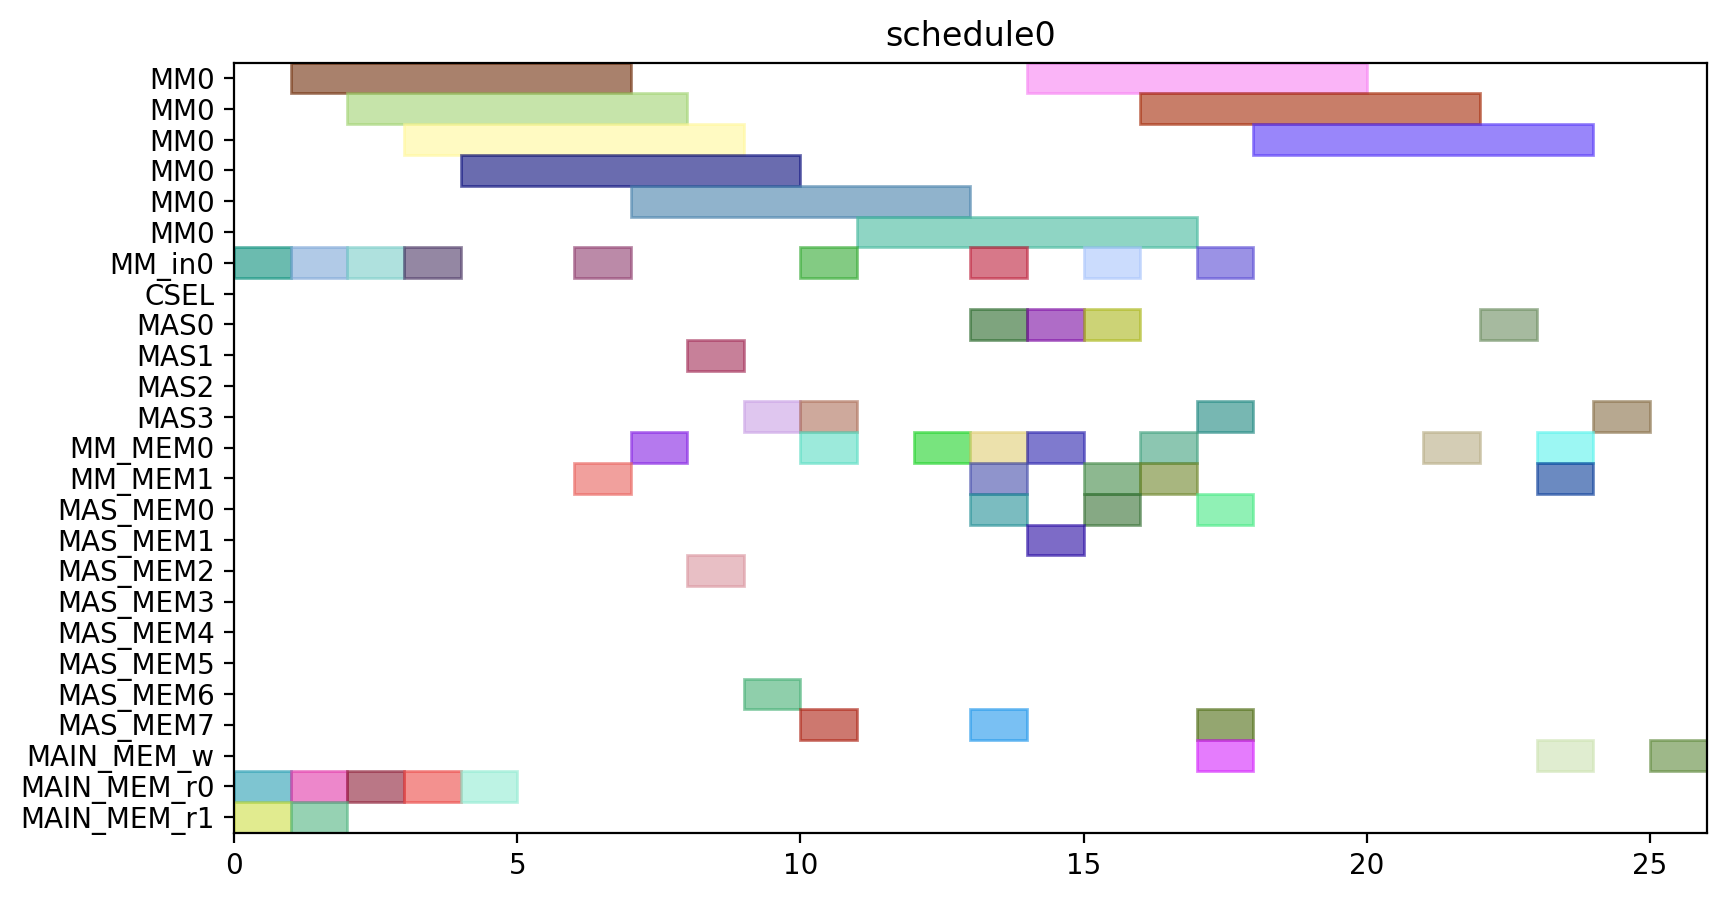

Source code (Python):
from pyschedule import Scenario, solvers, plotters, alt


def solve():
	horizon = 90
	S = Scenario("schedule0", horizon=horizon)

	# resource
	MM = S.Resources('MM', num=1, size=6)
	MM_in = S.Resources('MM_in', num=1)
	CSEL = S.Resource('CSEL')
	MAS = S.Resources('MAS', num=4, size=1, periods=range(1, horizon))
	MM_MEM = S.Resources('MM_MEM', num=2)
	MAS_MEM = S.Resources('MAS_MEM', num=8)
	MAIN_MEM_w = S.Resource('MAIN_MEM_w', size=1)
	MAIN_MEM_r = S.Resources('MAIN_MEM_r', num=2)

	# result of previous scheduling

	# new tasks
	t0_in = S.Task('t0_in', length=1, delay_cost=1)
	t0_in += alt(MM_in)
	t0 = S.Task('t0', length=6, delay_cost=1)
	t0 += alt(MM)
	S += t0>=t0_in

	t0_mem0 = S.Task('t0_mem0', length=1, delay_cost=1)
	t0_mem0 += MAIN_MEM_r[0]
	t3_in = S.Task('t3_in', length=1, delay_cost=1)
	t3_in += alt(MM_in)
	t3 = S.Task('t3', length=6, delay_cost=1)
	t3 += alt(MM)
	S += t3>=t3_in

	t3_mem0 = S.Task('t3_mem0', length=1, delay_cost=1)
	t3_mem0 += MAIN_MEM_r[0]
	t3_mem1 = S.Task('t3_mem1', length=1, delay_cost=1)
	t3_mem1 += MAIN_MEM_r[1]
	t1_in = S.Task('t1_in', length=1, delay_cost=1)
	t1_in += alt(MM_in)
	t1 = S.Task('t1', length=6, delay_cost=1)
	t1 += alt(MM)
	S += t1>=t1_in

	t1_mem0 = S.Task('t1_mem0', length=1, delay_cost=1)
	t1_mem0 += MAIN_MEM_r[0]
	t1_mem1 = S.Task('t1_mem1', length=1, delay_cost=1)
	t1_mem1 += MAIN_MEM_r[1]
	t2_in = S.Task('t2_in', length=1, delay_cost=1)
	t2_in += alt(MM_in)
	t2 = S.Task('t2', length=6, delay_cost=1)
	t2 += alt(MM)
	S += t2>=t2_in

	t2_mem0 = S.Task('t2_mem0', length=1, delay_cost=1)
	t2_mem0 += MAIN_MEM_r[0]
	t4_in = S.Task('t4_in', length=1, delay_cost=1)
	t4_in += alt(MM_in)
	t4 = S.Task('t4', length=6, delay_cost=1)
	t4 += alt(MM)
	S += t4>=t4_in

	t4_mem0 = S.Task('t4_mem0', length=1, delay_cost=1)
	t4_mem0 += MAIN_MEM_r[0]
	t4_mem1 = S.Task('t4_mem1', length=1, delay_cost=1)
	t4_mem1 += alt(MM_MEM)
	S += (t2*MM[0])-1 < t4_mem1*MM_MEM[1]
	S += t4_mem1 <= t4

	t5 = S.Task('t5', length=1, delay_cost=1)
	t5 += alt(MAS)

	t5_mem0 = S.Task('t5_mem0', length=1, delay_cost=1)
	t5_mem0 += alt(MM_MEM)
	S += (t0*MM[0])-1 < t5_mem0*MM_MEM[0]
	S += t5_mem0 <= t5

	t6 = S.Task('t6', length=1, delay_cost=1)
	t6 += alt(MAS)

	t6_mem0 = S.Task('t6_mem0', length=1, delay_cost=1)
	t6_mem0 += alt(MAS_MEM)
	S += (t5*MAS[0])-1 < t6_mem0*MAS_MEM[0]
	S += (t5*MAS[1])-1 < t6_mem0*MAS_MEM[2]
	S += (t5*MAS[2])-1 < t6_mem0*MAS_MEM[4]
	S += (t5*MAS[3])-1 < t6_mem0*MAS_MEM[6]
	S += t6_mem0 <= t6

	t9 = S.Task('t9', length=1, delay_cost=1)
	t9 += alt(MAS)

	t9_mem0 = S.Task('t9_mem0', length=1, delay_cost=1)
	t9_mem0 += alt(MM_MEM)
	S += (t0*MM[0])-1 < t9_mem0*MM_MEM[0]
	S += t9_mem0 <= t9

	t9_mem1 = S.Task('t9_mem1', length=1, delay_cost=1)
	t9_mem1 += alt(MM_MEM)
	S += (t4*MM[0])-1 < t9_mem1*MM_MEM[1]
	S += t9_mem1 <= t9

	t10 = S.Task('t10', length=1, delay_cost=1)
	t10 += alt(MAS)

	t10_mem0 = S.Task('t10_mem0', length=1, delay_cost=1)
	t10_mem0 += alt(MM_MEM)
	S += (t4*MM[0])-1 < t10_mem0*MM_MEM[0]
	S += t10_mem0 <= t10

	t7 = S.Task('t7', length=1, delay_cost=1)
	t7 += alt(MAS)

	t7_mem0 = S.Task('t7_mem0', length=1, delay_cost=1)
	t7_mem0 += alt(MAS_MEM)
	S += (t6*MAS[0])-1 < t7_mem0*MAS_MEM[0]
	S += (t6*MAS[1])-1 < t7_mem0*MAS_MEM[2]
	S += (t6*MAS[2])-1 < t7_mem0*MAS_MEM[4]
	S += (t6*MAS[3])-1 < t7_mem0*MAS_MEM[6]
	S += t7_mem0 <= t7

	t11 = S.Task('t11', length=1, delay_cost=1)
	t11 += alt(MAS)

	t11_mem0 = S.Task('t11_mem0', length=1, delay_cost=1)
	t11_mem0 += alt(MAS_MEM)
	S += (t10*MAS[0])-1 < t11_mem0*MAS_MEM[0]
	S += (t10*MAS[1])-1 < t11_mem0*MAS_MEM[2]
	S += (t10*MAS[2])-1 < t11_mem0*MAS_MEM[4]
	S += (t10*MAS[3])-1 < t11_mem0*MAS_MEM[6]
	S += t11_mem0 <= t11

	t11_mem1 = S.Task('t11_mem1', length=1, delay_cost=1)
	t11_mem1 += alt(MM_MEM)
	S += (t4*MM[0])-1 < t11_mem1*MM_MEM[1]
	S += t11_mem1 <= t11

	t8_in = S.Task('t8_in', length=1, delay_cost=1)
	t8_in += alt(MM_in)
	t8 = S.Task('t8', length=6, delay_cost=1)
	t8 += alt(MM)
	S += t8>=t8_in

	t8_mem0 = S.Task('t8_mem0', length=1, delay_cost=1)
	t8_mem0 += alt(MM_MEM)
	S += (t4*MM[0])-1 < t8_mem0*MM_MEM[0]
	S += t8_mem0 <= t8

	t8_mem1 = S.Task('t8_mem1', length=1, delay_cost=1)
	t8_mem1 += alt(MAS_MEM)
	S += (t7*MAS[0])-1 < t8_mem1*MAS_MEM[1]
	S += (t7*MAS[1])-1 < t8_mem1*MAS_MEM[3]
	S += (t7*MAS[2])-1 < t8_mem1*MAS_MEM[5]
	S += (t7*MAS[3])-1 < t8_mem1*MAS_MEM[7]
	S += t8_mem1 <= t8

	new_PZ_in = S.Task('new_PZ_in', length=1, delay_cost=1)
	new_PZ_in += alt(MM_in)
	new_PZ = S.Task('new_PZ', length=6, delay_cost=1)
	new_PZ += alt(MM)
	S += new_PZ>=new_PZ_in

	S += 0<new_PZ

	new_PZ_w = S.Task('new_PZ_w', length=1, delay_cost=1)
	new_PZ_w += alt(MAIN_MEM_w)
	S += new_PZ <= new_PZ_w

	new_PZ_mem0 = S.Task('new_PZ_mem0', length=1, delay_cost=1)
	new_PZ_mem0 += alt(MM_MEM)
	S += (t1*MM[0])-1 < new_PZ_mem0*MM_MEM[0]
	S += new_PZ_mem0 <= new_PZ

	new_PZ_mem1 = S.Task('new_PZ_mem1', length=1, delay_cost=1)
	new_PZ_mem1 += alt(MAS_MEM)
	S += (t7*MAS[0])-1 < new_PZ_mem1*MAS_MEM[1]
	S += (t7*MAS[1])-1 < new_PZ_mem1*MAS_MEM[3]
	S += (t7*MAS[2])-1 < new_PZ_mem1*MAS_MEM[5]
	S += (t7*MAS[3])-1 < new_PZ_mem1*MAS_MEM[7]
	S += new_PZ_mem1 <= new_PZ

	t12 = S.Task('t12', length=1, delay_cost=1)
	t12 += alt(MAS)

	t12_mem0 = S.Task('t12_mem0', length=1, delay_cost=1)
	t12_mem0 += alt(MM_MEM)
	S += (t0*MM[0])-1 < t12_mem0*MM_MEM[0]
	S += t12_mem0 <= t12

	t12_mem1 = S.Task('t12_mem1', length=1, delay_cost=1)
	t12_mem1 += alt(MAS_MEM)
	S += (t11*MAS[0])-1 < t12_mem1*MAS_MEM[1]
	S += (t11*MAS[1])-1 < t12_mem1*MAS_MEM[3]
	S += (t11*MAS[2])-1 < t12_mem1*MAS_MEM[5]
	S += (t11*MAS[3])-1 < t12_mem1*MAS_MEM[7]
	S += t12_mem1 <= t12

	t13_in = S.Task('t13_in', length=1, delay_cost=1)
	t13_in += alt(MM_in)
	t13 = S.Task('t13', length=6, delay_cost=1)
	t13 += alt(MM)
	S += t13>=t13_in

	t13_mem0 = S.Task('t13_mem0', length=1, delay_cost=1)
	t13_mem0 += alt(MAS_MEM)
	S += (t12*MAS[0])-1 < t13_mem0*MAS_MEM[0]
	S += (t12*MAS[1])-1 < t13_mem0*MAS_MEM[2]
	S += (t12*MAS[2])-1 < t13_mem0*MAS_MEM[4]
	S += (t12*MAS[3])-1 < t13_mem0*MAS_MEM[6]
	S += t13_mem0 <= t13

	t13_mem1 = S.Task('t13_mem1', length=1, delay_cost=1)
	t13_mem1 += alt(MAS_MEM)
	S += (t9*MAS[0])-1 < t13_mem1*MAS_MEM[1]
	S += (t9*MAS[1])-1 < t13_mem1*MAS_MEM[3]
	S += (t9*MAS[2])-1 < t13_mem1*MAS_MEM[5]
	S += (t9*MAS[3])-1 < t13_mem1*MAS_MEM[7]
	S += t13_mem1 <= t13

	t14_in = S.Task('t14_in', length=1, delay_cost=1)
	t14_in += alt(MM_in)
	t14 = S.Task('t14', length=6, delay_cost=1)
	t14 += alt(MM)
	S += t14>=t14_in

	t14_mem0 = S.Task('t14_mem0', length=1, delay_cost=1)
	t14_mem0 += alt(MAS_MEM)
	S += (t12*MAS[0])-1 < t14_mem0*MAS_MEM[0]
	S += (t12*MAS[1])-1 < t14_mem0*MAS_MEM[2]
	S += (t12*MAS[2])-1 < t14_mem0*MAS_MEM[4]
	S += (t12*MAS[3])-1 < t14_mem0*MAS_MEM[6]
	S += t14_mem0 <= t14

	t14_mem1 = S.Task('t14_mem1', length=1, delay_cost=1)
	t14_mem1 += alt(MM_MEM)
	S += (t3*MM[0])-1 < t14_mem1*MM_MEM[1]
	S += t14_mem1 <= t14

	new_PY = S.Task('new_PY', length=1, delay_cost=1)
	new_PY += alt(MAS)

	S += 0<new_PY

	new_PY_w = S.Task('new_PY_w', length=1, delay_cost=1)
	new_PY_w += alt(MAIN_MEM_w)
	S += new_PY <= new_PY_w

	new_PY_mem0 = S.Task('new_PY_mem0', length=1, delay_cost=1)
	new_PY_mem0 += alt(MM_MEM)
	S += (t8*MM[0])-1 < new_PY_mem0*MM_MEM[0]
	S += new_PY_mem0 <= new_PY

	new_PY_mem1 = S.Task('new_PY_mem1', length=1, delay_cost=1)
	new_PY_mem1 += alt(MM_MEM)
	S += (t13*MM[0])-1 < new_PY_mem1*MM_MEM[1]
	S += new_PY_mem1 <= new_PY

	new_PX = S.Task('new_PX', length=1, delay_cost=1)
	new_PX += alt(MAS)

	S += 0<new_PX

	new_PX_w = S.Task('new_PX_w', length=1, delay_cost=1)
	new_PX_w += alt(MAIN_MEM_w)
	S += new_PX <= new_PX_w

	new_PX_mem0 = S.Task('new_PX_mem0', length=1, delay_cost=1)
	new_PX_mem0 += alt(MM_MEM)
	S += (t14*MM[0])-1 < new_PX_mem0*MM_MEM[0]
	S += new_PX_mem0 <= new_PX

	solvers.mip.solve(S,msg=1,kind='CPLEX',ratio_gap=1.01)

	solution = [['hoge']*len(S.solution()[1]) for i in range(len(S.solution()))]
	for i in range(len(S.solution())):
		for j in range(len(S.solution()[i])):
			solution[i][j]=str(S.solution()[i][j])
	print(solution)

	cycles = int(solution[-1][3])

	pic_file_name = "/home/mfukuda/ABE/multiRAM_multiMAS_16mux/scheduling_result/stage6MM1_stage1MAS4/EP_DBL_A_0/schedule0.png"
	if(S.solution() != []):
		plotters.matplotlib.plot(S,img_filename=pic_file_name, show_task_labels=False, fig_size=(cycles*0.25+3, 5))

	return solution
